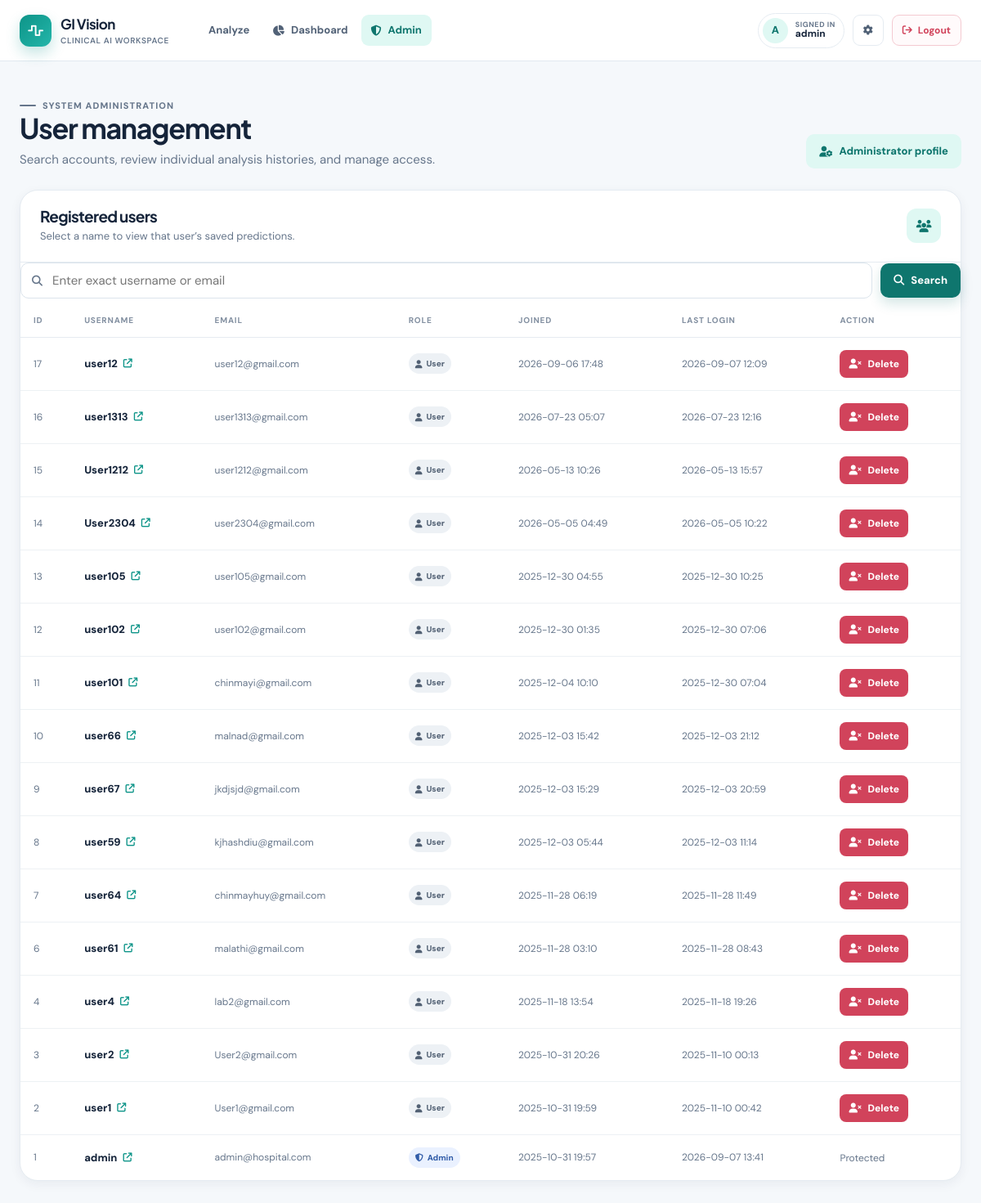
The page /admin (signed in) on the database its author committed.
### tables this page shows
CREATE TABLE users (
            id INTEGER PRIMARY KEY AUTOINCREMENT,
            username TEXT UNIQUE NOT NULL,
            email TEXT UNIQUE NOT NULL,
            password_hash TEXT NOT NULL,
            role TEXT DEFAULT 'user',
            created_at TIMESTAMP DEFAULT CURRENT_TIMESTAMP,
            last_login TIMESTAMP
        , full_name TEXT, mobile TEXT);

### app.py (the view)
@app.route('/admin')
@admin_required
def admin_panel():
    try:
        conn = sqlite3.connect('users.db')
        conn.row_factory = sqlite3.Row
        cursor = conn.cursor()
        search_query = request.args.get('search', '').strip()
        if search_query:
            users = cursor.execute('''
                SELECT * FROM users
                WHERE username = ? COLLATE NOCASE OR email = ? COLLATE NOCASE
                ORDER BY created_at DESC
            ''', (search_query, search_query)).fetchall()
        else:
            users = cursor.execute('SELECT * FROM users ORDER BY created_at DESC').fetchall()
        conn.close()
        return render_template('admin.html', users=users, search_query=search_query)
    except Exception as e:
        print(f"Admin panel error: {e}")
        flash('Error loading admin panel.', 'danger')
        return redirect(url_for('dashboard'))

### app.py (called while the page is built)
@app.before_request
def invalidate_previous_server_sessions():
    if (
        session.get('user_id') is not None
        and session.get('server_session_id') != SERVER_SESSION_ID
    ):
        session.clear()

def admin_required(f):
    @wraps(f)
    def decorated_function(*args, **kwargs):
        if 'user_id' not in session:
            flash('Please log in to access this page.', 'warning')
            return redirect(url_for('login'))
        if session.get('role') != 'admin':
            flash('Admin access required.', 'danger')
            return redirect(url_for('dashboard'))
        return f(*args, **kwargs)
    return decorated_function

### templates/admin.html (shortened to what this page needs)
{% extends "base.html" %}
{% set nav_active = 'admin' %}
{% block content %}
<div class="page-heading">
    <div>
        <p class="eyebrow"><span></span> System administration</p>
        <h1>User management</h1>
        <p>Search accounts, review individual analysis histories, and manage access.</p>
    </div>
    <a class="button--secondary" href="{{ url_for('admin_profile') }}"><i class="fa-solid fa-user-gear"></i> Administrator profile</a>
</div>
<section class="panel panel--flush">
    <div class="panel__head">
        <div class="section-heading" style="margin: 0;"><div><h2>Registered users</h2><p>Select a name to view that user’s saved predictions.</p></div></div>
        <span class="icon-box"><i class="fa-solid fa-users"></i></span>
    </div>
    <div class="panel__body">
        <form class="search-row" method="GET" action="{{ url_for('admin_panel') }}">
            <div class="search-box"><i class="fa-solid fa-magnifying-glass"></i><input class="search-input" id="user-search" name="search" type="search" value="{{ search_query }}" placeholder="Enter exact username or email"></div>
            <button class="button" type="submit"><i class="fa-solid fa-search"></i> Search</button>
        </form>
        {% if users %}
        <div class="table-wrap">
            <table class="data-table">
                <thead><tr><th>ID</th><th>Username</th><th>Email</th><th>Role</th><th>Joined</th><th>Last login</th><th>Action</th></tr></thead>
                <tbody>
                    {% for user in users %}
                    <tr>
                        <td class="cell-muted">{{ user['id'] }}</td>
                        <td><a class="table-user-link" href="{{ url_for('admin_user_predictions', user_id=user['id']) }}" title="View {{ user['username'] }}'s prediction history">{{ user['username'] }}<i class="fa-solid fa-arrow-up-right-from-square"></i></a></td>
                        <td class="cell-muted">{{ user['email'] }}</td>
                        <td>{% if user['role'] == 'admin' %}<span class="badge badge--admin"><i class="fa-solid fa-shield-halved"></i> Admin</span>{% else %}<span class="badge badge--user"><i class="fa-solid fa-user"></i> User</span>{% endif %}</td>
                        <td class="cell-muted">{{ user['created_at'][:16] }}</td>
                        <td class="cell-muted">{{ user['last_login'][:16] if user['last_login'] else 'Never' }}</td>
                        <td>{% if user['role'] != 'admin' %}<button class="button--danger button--small delete-user" type="button" data-user-id="{{ user['id'] }}" data-username="{{ user['username'] }}"><i class="fa-solid fa-user-xmark"></i> Delete</button>{% else %}<span class="cell-muted">Protected</span>{% endif %}</td>
                    </tr>
                    {% endfor %}
                </tbody>
            </table>
        </div>
        {% else %}
        <div class="empty-state"><span class="empty-state__icon"><i class="fa-solid fa-user-slash"></i></span><h3>No matching users</h3><p>Try an exact username or email address.</p></div>
        {% endif %}
    </div>
</section>
{% endblock %}

### rows shown on the page
users: id "17", username "user12", email "user12@gmail.com", role "user" (drawn), created_at "2026-09-06 17:48", last_login "2026-09-07 12:09"
users: id "16", username "user1313", email "user1313@gmail.com", role "user" (drawn), created_at "2026-07-23 05:07", last_login "2026-07-23 12:16"
users: id "15", username "User1212", email "user1212@gmail.com", role "user" (drawn), created_at "2026-05-13 10:26", last_login "2026-05-13 15:57"
users: id "14", username "User2304", email "user2304@gmail.com", role "user" (drawn), created_at "2026-05-05 04:49", last_login "2026-05-05 10:22"
users: id "13", username "user105", email "user105@gmail.com", role "user" (drawn), created_at "2025-12-30 04:55", last_login "2025-12-30 10:25"
users: id "12", username "user102", email "user102@gmail.com", role "user" (drawn), created_at "2025-12-30 01:35", last_login "2025-12-30 07:06"
users: id "11", username "user101", email "chinmayi@gmail.com", role "user" (drawn), created_at "2025-12-04 10:10", last_login "2025-12-30 07:04"
users: id "10", username "user66", email "malnad@gmail.com", role "user" (drawn), created_at "2025-12-03 15:42", last_login "2025-12-03 21:12"
users: id "9", username "user67", email "jkdjsjd@gmail.com", role "user" (drawn), created_at "2025-12-03 15:29", last_login "2025-12-03 20:59"
users: id "8", username "user59", email "kjhashdiu@gmail.com", role "user" (drawn), created_at "2025-12-03 05:44", last_login "2025-12-03 11:14"
users: id "7", username "user64", email "chinmayhuy@gmail.com", role "user" (drawn), created_at "2025-11-28 06:19", last_login "2025-11-28 11:49"
users: id "6", username "user61", email "malathi@gmail.com", role "user" (drawn), created_at "2025-11-28 03:10", last_login "2025-11-28 08:43"
users: id "4", username "user4", email "lab2@gmail.com", role "user" (drawn), created_at "2025-11-18 13:54", last_login "2025-11-18 19:26"
users: id "3", username "user2", email "User2@gmail.com", role "user" (drawn), created_at "2025-10-31 20:26", last_login "2025-11-10 00:13"
users: id "2", username "user1", email "User1@gmail.com", role "user" (drawn), created_at "2025-10-31 19:59", last_login "2025-11-10 00:42"
users: id "1", username "admin", email "admin@hospital.com", role "admin" (drawn), created_at "2025-10-31 19:57", last_login "2026-09-07 13:41"

### other values the page prints
{{ session.get('username', 'U')[0]|upper }} "A"
{{ session.get('username', 'User') }} "admin"
